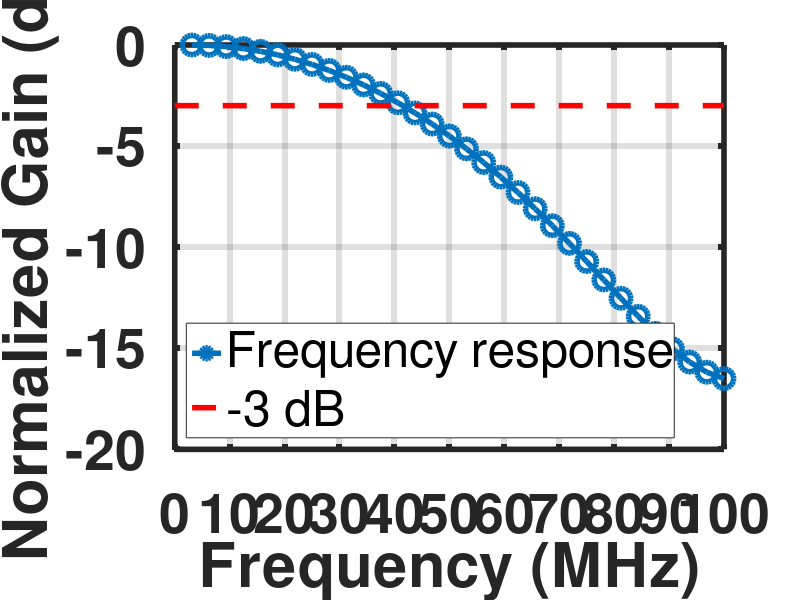

Reproduce this figure in MATLAB.
clear; clc; close all;

LineWidth = 4;
FontSize = 40;
MarkerSize = 14;

K = 5;
Nf = 64;
Fs = 200e6;
Fc = 45e6;
wn = Fc ./ (Fs / 2);
h = [fir1(K-1, Fc./(Fs/2), hamming(K)),zeros(1,Nf-K)];
csi = abs(fft(h, Nf));
csi = csi / max(csi);
csi = csi(1 : Nf/2);
csi = 20 * log10(csi);
resolution = (Fs / 1e6) / Nf;
f = (1 : Nf/2) * resolution;
plot(f, csi, 'o-', 'LineWidth', LineWidth, 'MarkerSize', MarkerSize);
hold on
plot([0, 100], [-3, -3], 'r--', 'LineWidth', LineWidth);
hold off
grid on
xlabel('Frequency (MHz)', 'FontWeight', 'bold', 'FontSize', FontSize);
ylabel('Normalized Gain (dB)', 'FontWeight', 'bold', 'FontSize', FontSize);
legend('Frequency response', '-3 dB', 'Location', 'southwest');
set(gca, 'LineWidth', LineWidth, 'FontWeight', 'bold', 'FontSize', FontSize);
t = find(csi <= -3);
fprintf(1, 'signal bandwidth: %f MHz.\n', resolution*(Nf/2-1))
fprintf(1, '3-dB   bandwidth: %f MHz.\n', resolution*(t(1)-1))
fprintf(1, '%f times.\n', (Nf/2-1)/(t(1)-1))
% h(1:K)
set(gca, 'XTick', 0:10:100);
set(gca, 'XTicklabel', {'0','10','20','30','40','50','60','70','80','90','100'})
